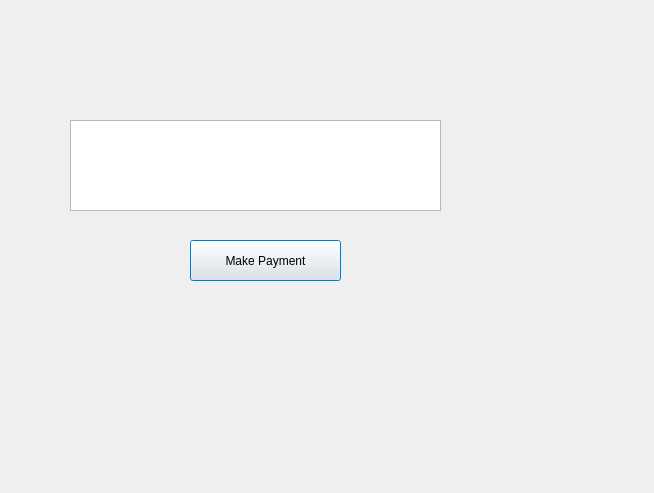
<?xml version="1.0" encoding="UTF-8"?>
<ui version="4.0">
 <class>amountdue</class>
 <widget class="QDialog" name="amountdue">
  <property name="geometry">
   <rect>
    <x>0</x>
    <y>0</y>
    <width>654</width>
    <height>493</height>
   </rect>
  </property>
  <property name="windowTitle">
   <string>Dialog</string>
  </property>
  <widget class="QTextEdit" name="textEdit">
   <property name="geometry">
    <rect>
     <x>70</x>
     <y>120</y>
     <width>371</width>
     <height>91</height>
    </rect>
   </property>
  </widget>
  <widget class="QPushButton" name="pushButton">
   <property name="geometry">
    <rect>
     <x>190</x>
     <y>240</y>
     <width>151</width>
     <height>41</height>
    </rect>
   </property>
   <property name="text">
    <string>Make Payment</string>
   </property>
  </widget>
 </widget>
 <resources/>
 <connections/>
</ui>
